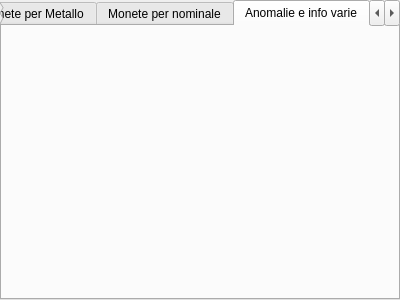
<?xml version="1.0" encoding="UTF-8"?>
<ui version="4.0">
 <class>StatisticheForm</class>
 <widget class="QWidget" name="StatisticheForm">
  <property name="geometry">
   <rect>
    <x>0</x>
    <y>0</y>
    <width>400</width>
    <height>300</height>
   </rect>
  </property>
  <property name="windowTitle">
   <string>Form</string>
  </property>
  <layout class="QHBoxLayout" name="horizontalLayout">
   <property name="spacing">
    <number>0</number>
   </property>
   <property name="margin">
    <number>0</number>
   </property>
   <item>
    <widget class="QTabWidget" name="tabWidget">
     <property name="currentIndex">
      <number>3</number>
     </property>
     <widget class="QWidget" name="stat_1">
      <attribute name="title">
       <string>Monete per anno</string>
      </attribute>
      <layout class="QHBoxLayout" name="horizontalLayout_2">
       <property name="spacing">
        <number>0</number>
       </property>
       <property name="margin">
        <number>0</number>
       </property>
       <item>
        <widget class="StatisticaMonetePerAnno" name="widgetMonetePerAnno" native="true"/>
       </item>
      </layout>
     </widget>
     <widget class="QWidget" name="stat_2">
      <attribute name="title">
       <string>Monete per Metallo</string>
      </attribute>
      <layout class="QHBoxLayout" name="horizontalLayout_4">
       <property name="spacing">
        <number>0</number>
       </property>
       <property name="margin">
        <number>0</number>
       </property>
       <item>
        <widget class="StatisticaMonetePerMetallo" name="widgetMonetePerMetallo" native="true"/>
       </item>
      </layout>
     </widget>
     <widget class="QWidget" name="stat_3">
      <attribute name="title">
       <string>Monete per nominale</string>
      </attribute>
      <layout class="QHBoxLayout" name="horizontalLayout_3">
       <property name="spacing">
        <number>0</number>
       </property>
       <property name="margin">
        <number>0</number>
       </property>
       <item>
        <widget class="StatisticaMonetePerNominale" name="widgetMonetePerNominale" native="true"/>
       </item>
      </layout>
     </widget>
     <widget class="QWidget" name="tab">
      <attribute name="title">
       <string>Anomalie e info varie</string>
      </attribute>
      <layout class="QHBoxLayout" name="horizontalLayout_5">
       <property name="spacing">
        <number>0</number>
       </property>
       <property name="margin">
        <number>0</number>
       </property>
       <item>
        <widget class="AnomalieMonete" name="widgetAnomalieMonete" native="true"/>
       </item>
      </layout>
     </widget>
     <widget class="QWidget" name="tab_2">
      <attribute name="title">
       <string>Sommario</string>
      </attribute>
      <layout class="QHBoxLayout" name="horizontalLayout_6">
       <property name="spacing">
        <number>0</number>
       </property>
       <property name="margin">
        <number>0</number>
       </property>
       <item>
        <widget class="SommarioMonete" name="widgetSommarioMonete" native="true"/>
       </item>
      </layout>
     </widget>
    </widget>
   </item>
  </layout>
 </widget>
 <customwidgets>
  <customwidget>
   <class>StatisticaMonetePerAnno</class>
   <extends>QWidget</extends>
   <header>statisticamoneteperanno.h</header>
   <container>1</container>
  </customwidget>
  <customwidget>
   <class>StatisticaMonetePerMetallo</class>
   <extends>QWidget</extends>
   <header>statisticamonetepermetallo.h</header>
   <container>1</container>
  </customwidget>
  <customwidget>
   <class>StatisticaMonetePerNominale</class>
   <extends>QWidget</extends>
   <header>statisticamonetepernominale.h</header>
   <container>1</container>
  </customwidget>
  <customwidget>
   <class>AnomalieMonete</class>
   <extends>QWidget</extends>
   <header>anomaliemonete.h</header>
   <container>1</container>
  </customwidget>
  <customwidget>
   <class>SommarioMonete</class>
   <extends>QWidget</extends>
   <header>sommariomonete.h</header>
   <container>1</container>
  </customwidget>
 </customwidgets>
 <resources/>
 <connections/>
</ui>
